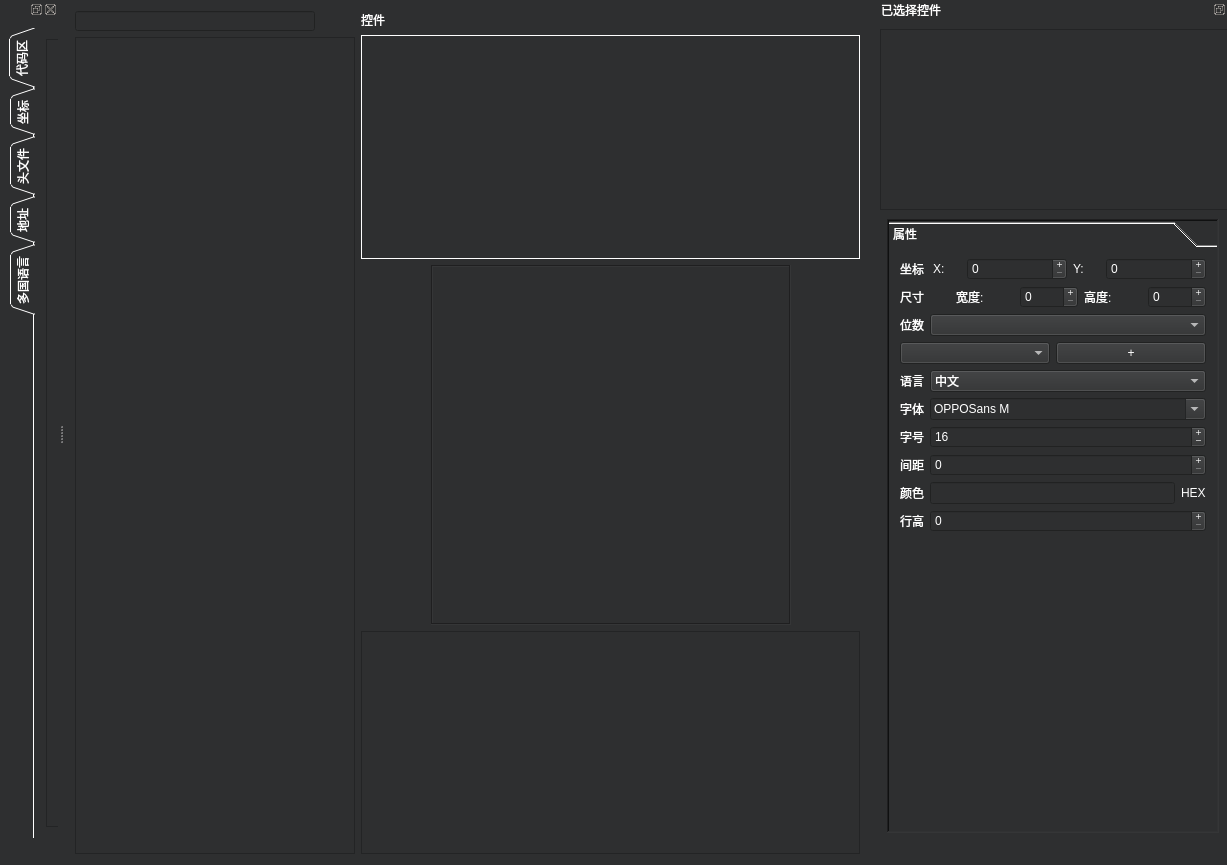
<?xml version="1.0" encoding="UTF-8"?>
<ui version="4.0">
 <class>MainWindow</class>
 <widget class="QMainWindow" name="MainWindow">
  <property name="geometry">
   <rect>
    <x>0</x>
    <y>0</y>
    <width>1227</width>
    <height>865</height>
   </rect>
  </property>
  <property name="minimumSize">
   <size>
    <width>56</width>
    <height>50</height>
   </size>
  </property>
  <property name="windowTitle">
   <string>维亿魄专属 作者:朱振展  V2.1 联系:442446835</string>
  </property>
  <property name="windowIcon">
   <iconset>
    <normaloff>C:/Users/Administrator/Desktop/1.jpg</normaloff>C:/Users/Administrator/Desktop/1.jpg</iconset>
  </property>
  <property name="autoFillBackground">
   <bool>false</bool>
  </property>
  <property name="styleSheet">
   <string notr="true">background-color: rgb(46, 47, 48);
color: rgb(255, 255, 255);</string>
  </property>
  <widget class="QWidget" name="centralWidget">
   <layout class="QGridLayout" name="gridLayout">
    <item row="0" column="0">
     <widget class="QLineEdit" name="lineEdit">
      <property name="sizePolicy">
       <sizepolicy hsizetype="Preferred" vsizetype="Preferred">
        <horstretch>0</horstretch>
        <verstretch>0</verstretch>
       </sizepolicy>
      </property>
      <property name="maximumSize">
       <size>
        <width>240</width>
        <height>20</height>
       </size>
      </property>
      <property name="text">
       <string/>
      </property>
     </widget>
    </item>
    <item row="0" column="1" rowspan="2">
     <layout class="QVBoxLayout" name="verticalLayout_2">
      <item>
       <widget class="QLabel" name="label_47">
        <property name="sizePolicy">
         <sizepolicy hsizetype="Fixed" vsizetype="Fixed">
          <horstretch>0</horstretch>
          <verstretch>0</verstretch>
         </sizepolicy>
        </property>
        <property name="text">
         <string>控件</string>
        </property>
       </widget>
      </item>
      <item>
       <layout class="QVBoxLayout" name="verticalLayout">
        <item>
         <widget class="QListView" name="listView_componnets">
          <property name="contextMenuPolicy">
           <enum>Qt::NoContextMenu</enum>
          </property>
          <property name="frameShape">
           <enum>QFrame::Box</enum>
          </property>
          <property name="frameShadow">
           <enum>QFrame::Plain</enum>
          </property>
          <property name="editTriggers">
           <set>QAbstractItemView::NoEditTriggers</set>
          </property>
          <property name="dragEnabled">
           <bool>true</bool>
          </property>
          <property name="defaultDropAction">
           <enum>Qt::ActionMask</enum>
          </property>
         </widget>
        </item>
        <item>
         <layout class="QHBoxLayout" name="horizontalLayout">
          <item>
           <spacer name="horizontalSpacer_2">
            <property name="orientation">
             <enum>Qt::Horizontal</enum>
            </property>
            <property name="sizeHint" stdset="0">
             <size>
              <width>40</width>
              <height>20</height>
             </size>
            </property>
           </spacer>
          </item>
          <item>
           <widget class="QLabel" name="label_display">
            <property name="minimumSize">
             <size>
              <width>360</width>
              <height>360</height>
             </size>
            </property>
            <property name="maximumSize">
             <size>
              <width>360</width>
              <height>360</height>
             </size>
            </property>
            <property name="acceptDrops">
             <bool>true</bool>
            </property>
            <property name="autoFillBackground">
             <bool>false</bool>
            </property>
            <property name="styleSheet">
             <string notr="true"/>
            </property>
            <property name="frameShape">
             <enum>QFrame::Box</enum>
            </property>
            <property name="frameShadow">
             <enum>QFrame::Sunken</enum>
            </property>
            <property name="text">
             <string/>
            </property>
            <property name="textFormat">
             <enum>Qt::PlainText</enum>
            </property>
            <property name="alignment">
             <set>Qt::AlignLeading|Qt::AlignLeft|Qt::AlignVCenter</set>
            </property>
            <property name="wordWrap">
             <bool>true</bool>
            </property>
           </widget>
          </item>
          <item>
           <spacer name="horizontalSpacer">
            <property name="orientation">
             <enum>Qt::Horizontal</enum>
            </property>
            <property name="sizeHint" stdset="0">
             <size>
              <width>40</width>
              <height>20</height>
             </size>
            </property>
           </spacer>
          </item>
         </layout>
        </item>
        <item>
         <widget class="QListView" name="listView_page">
          <property name="sizePolicy">
           <sizepolicy hsizetype="Expanding" vsizetype="Expanding">
            <horstretch>0</horstretch>
            <verstretch>0</verstretch>
           </sizepolicy>
          </property>
          <property name="minimumSize">
           <size>
            <width>280</width>
            <height>0</height>
           </size>
          </property>
          <property name="font">
           <font>
            <family>微软雅黑 Light</family>
            <pointsize>12</pointsize>
           </font>
          </property>
          <property name="toolTip">
           <string>界面选择</string>
          </property>
          <property name="statusTip">
           <string>界面选择</string>
          </property>
          <property name="whatsThis">
           <string>界面选择</string>
          </property>
          <property name="accessibleName">
           <string/>
          </property>
          <property name="sizeAdjustPolicy">
           <enum>QAbstractScrollArea::AdjustToContentsOnFirstShow</enum>
          </property>
          <property name="dragEnabled">
           <bool>true</bool>
          </property>
          <property name="iconSize">
           <size>
            <width>200</width>
            <height>200</height>
           </size>
          </property>
          <property name="textElideMode">
           <enum>Qt::ElideNone</enum>
          </property>
          <property name="verticalScrollMode">
           <enum>QAbstractItemView::ScrollPerItem</enum>
          </property>
          <property name="flow">
           <enum>QListView::LeftToRight</enum>
          </property>
          <property name="gridSize">
           <size>
            <width>200</width>
            <height>220</height>
           </size>
          </property>
          <property name="viewMode">
           <enum>QListView::IconMode</enum>
          </property>
         </widget>
        </item>
       </layout>
      </item>
     </layout>
    </item>
    <item row="1" column="0">
     <widget class="QListView" name="lv_Page_Select">
      <property name="sizePolicy">
       <sizepolicy hsizetype="Fixed" vsizetype="Expanding">
        <horstretch>0</horstretch>
        <verstretch>0</verstretch>
       </sizepolicy>
      </property>
      <property name="minimumSize">
       <size>
        <width>280</width>
        <height>0</height>
       </size>
      </property>
      <property name="font">
       <font>
        <family>微软雅黑 Light</family>
        <pointsize>12</pointsize>
       </font>
      </property>
      <property name="toolTip">
       <string>界面选择</string>
      </property>
      <property name="statusTip">
       <string>界面选择</string>
      </property>
      <property name="whatsThis">
       <string>界面选择</string>
      </property>
      <property name="accessibleName">
       <string/>
      </property>
      <property name="sizeAdjustPolicy">
       <enum>QAbstractScrollArea::AdjustToContentsOnFirstShow</enum>
      </property>
      <property name="dragEnabled">
       <bool>true</bool>
      </property>
      <property name="iconSize">
       <size>
        <width>200</width>
        <height>200</height>
       </size>
      </property>
      <property name="textElideMode">
       <enum>Qt::ElideNone</enum>
      </property>
      <property name="verticalScrollMode">
       <enum>QAbstractItemView::ScrollPerItem</enum>
      </property>
      <property name="flow">
       <enum>QListView::LeftToRight</enum>
      </property>
      <property name="gridSize">
       <size>
        <width>200</width>
        <height>220</height>
       </size>
      </property>
      <property name="viewMode">
       <enum>QListView::IconMode</enum>
      </property>
     </widget>
    </item>
   </layout>
  </widget>
  <widget class="QDockWidget" name="dockWidget_3">
   <property name="minimumSize">
    <size>
     <width>350</width>
     <height>986</height>
    </size>
   </property>
   <property name="maximumSize">
    <size>
     <width>350</width>
     <height>524287</height>
    </size>
   </property>
   <property name="features">
    <set>QDockWidget::DockWidgetFloatable|QDockWidget::DockWidgetMovable</set>
   </property>
   <property name="windowTitle">
    <string>已选择控件</string>
   </property>
   <attribute name="dockWidgetArea">
    <number>2</number>
   </attribute>
   <widget class="QWidget" name="dockWidgetContents_4">
    <widget class="QToolBox" name="toolBox">
     <property name="geometry">
      <rect>
       <x>10</x>
       <y>200</y>
       <width>332</width>
       <height>614</height>
      </rect>
     </property>
     <property name="maximumSize">
      <size>
       <width>350</width>
       <height>800</height>
      </size>
     </property>
     <property name="layoutDirection">
      <enum>Qt::LeftToRight</enum>
     </property>
     <property name="autoFillBackground">
      <bool>false</bool>
     </property>
     <property name="styleSheet">
      <string notr="true">background-color: rgb(46, 47, 48);
color: rgb(255, 255, 255);</string>
     </property>
     <property name="frameShape">
      <enum>QFrame::WinPanel</enum>
     </property>
     <property name="frameShadow">
      <enum>QFrame::Sunken</enum>
     </property>
     <property name="lineWidth">
      <number>0</number>
     </property>
     <property name="currentIndex">
      <number>0</number>
     </property>
     <property name="tabSpacing">
      <number>0</number>
     </property>
     <widget class="QWidget" name="page_2">
      <property name="geometry">
       <rect>
        <x>0</x>
        <y>0</y>
        <width>476</width>
        <height>555</height>
       </rect>
      </property>
      <attribute name="label">
       <string>属性</string>
      </attribute>
      <layout class="QGridLayout" name="gridLayout_7">
       <item row="5" column="0">
        <layout class="QHBoxLayout" name="horizontalLayout_24">
         <item>
          <widget class="QLabel" name="label_31">
           <property name="sizePolicy">
            <sizepolicy hsizetype="Maximum" vsizetype="Preferred">
             <horstretch>0</horstretch>
             <verstretch>0</verstretch>
            </sizepolicy>
           </property>
           <property name="text">
            <string>字体</string>
           </property>
          </widget>
         </item>
         <item>
          <widget class="QFontComboBox" name="fontComboBox">
           <property name="currentText">
            <string>OPPOSans M</string>
           </property>
          </widget>
         </item>
        </layout>
       </item>
       <item row="7" column="0">
        <layout class="QHBoxLayout" name="horizontalLayout_31">
         <item>
          <widget class="QLabel" name="label_33">
           <property name="sizePolicy">
            <sizepolicy hsizetype="Maximum" vsizetype="Preferred">
             <horstretch>0</horstretch>
             <verstretch>0</verstretch>
            </sizepolicy>
           </property>
           <property name="text">
            <string>间距</string>
           </property>
          </widget>
         </item>
         <item>
          <widget class="QSpinBox" name="spinBox_spacing">
           <property name="minimumSize">
            <size>
             <width>100</width>
             <height>0</height>
            </size>
           </property>
           <property name="focusPolicy">
            <enum>Qt::ClickFocus</enum>
           </property>
           <property name="buttonSymbols">
            <enum>QAbstractSpinBox::PlusMinus</enum>
           </property>
           <property name="correctionMode">
            <enum>QAbstractSpinBox::CorrectToNearestValue</enum>
           </property>
           <property name="keyboardTracking">
            <bool>false</bool>
           </property>
           <property name="value">
            <number>0</number>
           </property>
          </widget>
         </item>
        </layout>
       </item>
       <item row="2" column="0">
        <layout class="QHBoxLayout" name="horizontalLayout_28">
         <item>
          <widget class="QLabel" name="label_24">
           <property name="sizePolicy">
            <sizepolicy hsizetype="Maximum" vsizetype="Maximum">
             <horstretch>0</horstretch>
             <verstretch>0</verstretch>
            </sizepolicy>
           </property>
           <property name="text">
            <string>位数</string>
           </property>
          </widget>
         </item>
         <item>
          <widget class="QComboBox" name="comboBox_number"/>
         </item>
        </layout>
       </item>
       <item row="0" column="0">
        <layout class="QHBoxLayout" name="horizontalLayout_21">
         <item>
          <widget class="QLabel" name="label_25">
           <property name="maximumSize">
            <size>
             <width>50</width>
             <height>30</height>
            </size>
           </property>
           <property name="text">
            <string>坐标</string>
           </property>
          </widget>
         </item>
         <item>
          <widget class="QLabel" name="label_22">
           <property name="maximumSize">
            <size>
             <width>30</width>
             <height>30</height>
            </size>
           </property>
           <property name="text">
            <string>X:</string>
           </property>
          </widget>
         </item>
         <item>
          <widget class="QSpinBox" name="spinBox_cood_x">
           <property name="minimumSize">
            <size>
             <width>100</width>
             <height>0</height>
            </size>
           </property>
           <property name="focusPolicy">
            <enum>Qt::ClickFocus</enum>
           </property>
           <property name="styleSheet">
            <string notr="true">background-color: rgb(46, 47, 48);</string>
           </property>
           <property name="buttonSymbols">
            <enum>QAbstractSpinBox::PlusMinus</enum>
           </property>
           <property name="correctionMode">
            <enum>QAbstractSpinBox::CorrectToNearestValue</enum>
           </property>
           <property name="keyboardTracking">
            <bool>false</bool>
           </property>
           <property name="maximum">
            <number>2000</number>
           </property>
           <property name="value">
            <number>0</number>
           </property>
          </widget>
         </item>
         <item>
          <widget class="QLabel" name="label_23">
           <property name="maximumSize">
            <size>
             <width>30</width>
             <height>35</height>
            </size>
           </property>
           <property name="text">
            <string>Y:</string>
           </property>
          </widget>
         </item>
         <item>
          <widget class="QSpinBox" name="spinBox_cood_y">
           <property name="minimumSize">
            <size>
             <width>100</width>
             <height>0</height>
            </size>
           </property>
           <property name="focusPolicy">
            <enum>Qt::ClickFocus</enum>
           </property>
           <property name="buttonSymbols">
            <enum>QAbstractSpinBox::PlusMinus</enum>
           </property>
           <property name="correctionMode">
            <enum>QAbstractSpinBox::CorrectToNearestValue</enum>
           </property>
           <property name="keyboardTracking">
            <bool>false</bool>
           </property>
           <property name="maximum">
            <number>2000</number>
           </property>
           <property name="value">
            <number>0</number>
           </property>
          </widget>
         </item>
        </layout>
       </item>
       <item row="6" column="0">
        <layout class="QHBoxLayout" name="horizontalLayout_43">
         <item>
          <widget class="QLabel" name="label_29">
           <property name="sizePolicy">
            <sizepolicy hsizetype="Maximum" vsizetype="Preferred">
             <horstretch>0</horstretch>
             <verstretch>0</verstretch>
            </sizepolicy>
           </property>
           <property name="text">
            <string>字号</string>
           </property>
          </widget>
         </item>
         <item>
          <widget class="QSpinBox" name="spinBox_font">
           <property name="minimumSize">
            <size>
             <width>100</width>
             <height>0</height>
            </size>
           </property>
           <property name="focusPolicy">
            <enum>Qt::ClickFocus</enum>
           </property>
           <property name="buttonSymbols">
            <enum>QAbstractSpinBox::PlusMinus</enum>
           </property>
           <property name="correctionMode">
            <enum>QAbstractSpinBox::CorrectToNearestValue</enum>
           </property>
           <property name="keyboardTracking">
            <bool>false</bool>
           </property>
           <property name="value">
            <number>16</number>
           </property>
          </widget>
         </item>
        </layout>
       </item>
       <item row="3" column="0">
        <layout class="QHBoxLayout" name="horizontalLayout_22">
         <item>
          <widget class="QComboBox" name="comboBox_texts"/>
         </item>
         <item>
          <widget class="QPushButton" name="PB_lond_font">
           <property name="text">
            <string>+</string>
           </property>
          </widget>
         </item>
        </layout>
       </item>
       <item row="4" column="0">
        <layout class="QHBoxLayout" name="horizontalLayout_33">
         <item>
          <widget class="QLabel" name="label_21">
           <property name="sizePolicy">
            <sizepolicy hsizetype="Maximum" vsizetype="Preferred">
             <horstretch>0</horstretch>
             <verstretch>0</verstretch>
            </sizepolicy>
           </property>
           <property name="text">
            <string>语言</string>
           </property>
          </widget>
         </item>
         <item>
          <widget class="QComboBox" name="CB_language">
           <item>
            <property name="text">
             <string>中文</string>
            </property>
           </item>
           <item>
            <property name="text">
             <string>英文</string>
            </property>
           </item>
           <item>
            <property name="text">
             <string>日语</string>
            </property>
           </item>
           <item>
            <property name="text">
             <string>韩语</string>
            </property>
           </item>
           <item>
            <property name="text">
             <string>德语</string>
            </property>
           </item>
           <item>
            <property name="text">
             <string>俄语</string>
            </property>
           </item>
           <item>
            <property name="text">
             <string>西班牙语</string>
            </property>
           </item>
           <item>
            <property name="text">
             <string>意大利语</string>
            </property>
           </item>
           <item>
            <property name="text">
             <string>法语</string>
            </property>
           </item>
           <item>
            <property name="text">
             <string>越南语</string>
            </property>
           </item>
           <item>
            <property name="text">
             <string>葡萄牙语</string>
            </property>
           </item>
           <item>
            <property name="text">
             <string>巴西</string>
            </property>
           </item>
           <item>
            <property name="text">
             <string>繁体</string>
            </property>
           </item>
           <item>
            <property name="text">
             <string>波兰语</string>
            </property>
           </item>
           <item>
            <property name="text">
             <string>捷克语</string>
            </property>
           </item>
           <item>
            <property name="text">
             <string>乌克兰</string>
            </property>
           </item>
           <item>
            <property name="text">
             <string>匈牙利</string>
            </property>
           </item>
           <item>
            <property name="text">
             <string>土耳其</string>
            </property>
           </item>
           <item>
            <property name="text">
             <string>印度尼西亚</string>
            </property>
           </item>
           <item>
            <property name="text">
             <string>罗马尼亚</string>
            </property>
           </item>
           <item>
            <property name="text">
             <string>斯洛伐克</string>
            </property>
           </item>
           <item>
            <property name="text">
             <string>克罗地亚</string>
            </property>
           </item>
           <item>
            <property name="text">
             <string>立陶宛</string>
            </property>
           </item>
           <item>
            <property name="text">
             <string>希腊</string>
            </property>
           </item>
           <item>
            <property name="text">
             <string>阿拉伯</string>
            </property>
           </item>
           <item>
            <property name="text">
             <string>瑞典</string>
            </property>
           </item>
           <item>
            <property name="text">
             <string>荷兰</string>
            </property>
           </item>
          </widget>
         </item>
        </layout>
       </item>
       <item row="8" column="0">
        <layout class="QHBoxLayout" name="horizontalLayout_27">
         <item>
          <layout class="QHBoxLayout" name="horizontalLayout_25">
           <item>
            <widget class="QLabel" name="label_30">
             <property name="text">
              <string>颜色</string>
             </property>
            </widget>
           </item>
          </layout>
         </item>
         <item>
          <layout class="QHBoxLayout" name="horizontalLayout_26">
           <item>
            <widget class="QLineEdit" name="lineEdit_2"/>
           </item>
           <item>
            <widget class="QLabel" name="label_13">
             <property name="text">
              <string>HEX</string>
             </property>
            </widget>
           </item>
          </layout>
         </item>
        </layout>
       </item>
       <item row="9" column="0">
        <layout class="QHBoxLayout" name="horizontalLayout_32">
         <item>
          <widget class="QLabel" name="label_34">
           <property name="sizePolicy">
            <sizepolicy hsizetype="Maximum" vsizetype="Preferred">
             <horstretch>0</horstretch>
             <verstretch>0</verstretch>
            </sizepolicy>
           </property>
           <property name="text">
            <string>行高</string>
           </property>
          </widget>
         </item>
         <item>
          <widget class="QSpinBox" name="spinBox_LineHeight">
           <property name="minimumSize">
            <size>
             <width>100</width>
             <height>0</height>
            </size>
           </property>
           <property name="focusPolicy">
            <enum>Qt::ClickFocus</enum>
           </property>
           <property name="buttonSymbols">
            <enum>QAbstractSpinBox::PlusMinus</enum>
           </property>
           <property name="correctionMode">
            <enum>QAbstractSpinBox::CorrectToNearestValue</enum>
           </property>
           <property name="keyboardTracking">
            <bool>false</bool>
           </property>
           <property name="value">
            <number>0</number>
           </property>
          </widget>
         </item>
        </layout>
       </item>
       <item row="1" column="0">
        <layout class="QHBoxLayout" name="horizontalLayout_23">
         <item>
          <widget class="QLabel" name="label_28">
           <property name="sizePolicy">
            <sizepolicy hsizetype="Maximum" vsizetype="Preferred">
             <horstretch>0</horstretch>
             <verstretch>0</verstretch>
            </sizepolicy>
           </property>
           <property name="maximumSize">
            <size>
             <width>50</width>
             <height>30</height>
            </size>
           </property>
           <property name="text">
            <string>尺寸</string>
           </property>
          </widget>
         </item>
         <item>
          <layout class="QHBoxLayout" name="horizontalLayout_20">
           <item>
            <widget class="QLabel" name="label_26">
             <property name="maximumSize">
              <size>
               <width>60</width>
               <height>30</height>
              </size>
             </property>
             <property name="text">
              <string>宽度:</string>
             </property>
            </widget>
           </item>
           <item>
            <widget class="QSpinBox" name="spinBox_width">
             <property name="minimumSize">
              <size>
               <width>50</width>
               <height>0</height>
              </size>
             </property>
             <property name="focusPolicy">
              <enum>Qt::ClickFocus</enum>
             </property>
             <property name="buttonSymbols">
              <enum>QAbstractSpinBox::PlusMinus</enum>
             </property>
             <property name="correctionMode">
              <enum>QAbstractSpinBox::CorrectToNearestValue</enum>
             </property>
             <property name="keyboardTracking">
              <bool>false</bool>
             </property>
             <property name="maximum">
              <number>2000</number>
             </property>
             <property name="value">
              <number>0</number>
             </property>
            </widget>
           </item>
           <item>
            <widget class="QLabel" name="label_27">
             <property name="maximumSize">
              <size>
               <width>60</width>
               <height>30</height>
              </size>
             </property>
             <property name="text">
              <string>高度:</string>
             </property>
            </widget>
           </item>
           <item>
            <widget class="QSpinBox" name="spinBox_height">
             <property name="minimumSize">
              <size>
               <width>50</width>
               <height>0</height>
              </size>
             </property>
             <property name="focusPolicy">
              <enum>Qt::ClickFocus</enum>
             </property>
             <property name="buttonSymbols">
              <enum>QAbstractSpinBox::PlusMinus</enum>
             </property>
             <property name="correctionMode">
              <enum>QAbstractSpinBox::CorrectToNearestValue</enum>
             </property>
             <property name="keyboardTracking">
              <bool>false</bool>
             </property>
             <property name="maximum">
              <number>2000</number>
             </property>
             <property name="value">
              <number>0</number>
             </property>
            </widget>
           </item>
          </layout>
         </item>
        </layout>
       </item>
       <item row="10" column="0">
        <spacer name="verticalSpacer_2">
         <property name="orientation">
          <enum>Qt::Vertical</enum>
         </property>
         <property name="sizeHint" stdset="0">
          <size>
           <width>20</width>
           <height>40</height>
          </size>
         </property>
        </spacer>
       </item>
      </layout>
     </widget>
    </widget>
    <widget class="QTreeView" name="treeView_slelect_items">
     <property name="geometry">
      <rect>
       <x>3</x>
       <y>10</y>
       <width>351</width>
       <height>181</height>
      </rect>
     </property>
     <property name="sizePolicy">
      <sizepolicy hsizetype="Preferred" vsizetype="Preferred">
       <horstretch>0</horstretch>
       <verstretch>0</verstretch>
      </sizepolicy>
     </property>
     <property name="textElideMode">
      <enum>Qt::ElideMiddle</enum>
     </property>
    </widget>
   </widget>
  </widget>
  <widget class="QDockWidget" name="dockWidget">
   <property name="sizePolicy">
    <sizepolicy hsizetype="Expanding" vsizetype="Expanding">
     <horstretch>0</horstretch>
     <verstretch>0</verstretch>
    </sizepolicy>
   </property>
   <property name="autoFillBackground">
    <bool>false</bool>
   </property>
   <attribute name="dockWidgetArea">
    <number>1</number>
   </attribute>
   <widget class="QWidget" name="dockWidgetContents">
    <widget class="QTabWidget" name="tabWidget">
     <property name="geometry">
      <rect>
       <x>9</x>
       <y>9</y>
       <width>185</width>
       <height>810</height>
      </rect>
     </property>
     <property name="sizePolicy">
      <sizepolicy hsizetype="Expanding" vsizetype="Expanding">
       <horstretch>0</horstretch>
       <verstretch>0</verstretch>
      </sizepolicy>
     </property>
     <property name="tabPosition">
      <enum>QTabWidget::West</enum>
     </property>
     <property name="tabShape">
      <enum>QTabWidget::Triangular</enum>
     </property>
     <property name="currentIndex">
      <number>0</number>
     </property>
     <property name="elideMode">
      <enum>Qt::ElideNone</enum>
     </property>
     <property name="usesScrollButtons">
      <bool>false</bool>
     </property>
     <property name="documentMode">
      <bool>true</bool>
     </property>
     <property name="tabBarAutoHide">
      <bool>true</bool>
     </property>
     <widget class="QWidget" name="tab">
      <attribute name="title">
       <string>代码区</string>
      </attribute>
      <layout class="QGridLayout" name="gridLayout_3">
       <item row="0" column="0">
        <widget class="QTextBrowser" name="textBrowser">
         <property name="sizePolicy">
          <sizepolicy hsizetype="Expanding" vsizetype="Expanding">
           <horstretch>0</horstretch>
           <verstretch>0</verstretch>
          </sizepolicy>
         </property>
        </widget>
       </item>
      </layout>
     </widget>
     <widget class="QWidget" name="tab_2">
      <attribute name="title">
       <string>坐标</string>
      </attribute>
      <layout class="QGridLayout" name="gridLayout_4">
       <item row="0" column="0">
        <widget class="QTextBrowser" name="TB_Positon">
         <property name="sizePolicy">
          <sizepolicy hsizetype="Expanding" vsizetype="Expanding">
           <horstretch>0</horstretch>
           <verstretch>0</verstretch>
          </sizepolicy>
         </property>
        </widget>
       </item>
      </layout>
     </widget>
     <widget class="QWidget" name="tab_3">
      <attribute name="title">
       <string>头文件</string>
      </attribute>
      <layout class="QGridLayout" name="gridLayout_5">
       <item row="0" column="0">
        <widget class="QTextBrowser" name="TB_head"/>
       </item>
      </layout>
     </widget>
     <widget class="QWidget" name="tab_4">
      <attribute name="title">
       <string>地址</string>
      </attribute>
      <widget class="QTextBrowser" name="TB_addr">
       <property name="geometry">
        <rect>
         <x>10</x>
         <y>10</y>
         <width>891</width>
         <height>801</height>
        </rect>
       </property>
      </widget>
     </widget>
     <widget class="QWidget" name="tab_5">
      <attribute name="title">
       <string>多国语言</string>
      </attribute>
      <layout class="QGridLayout" name="gridLayout_2"/>
     </widget>
    </widget>
   </widget>
  </widget>
 </widget>
 <layoutdefault spacing="6" margin="11"/>
 <resources/>
 <connections>
  <connection>
   <sender>listView_page</sender>
   <signal>clicked(QModelIndex)</signal>
   <receiver>MainWindow</receiver>
   <slot>on_display_page(QModelIndex)</slot>
   <hints>
    <hint type="sourcelabel">
     <x>439</x>
     <y>312</y>
    </hint>
    <hint type="destinationlabel">
     <x>592</x>
     <y>439</y>
    </hint>
   </hints>
  </connection>
  <connection>
   <sender>PB_lond_font</sender>
   <signal>clicked()</signal>
   <receiver>MainWindow</receiver>
   <slot>on_lond_language_file()</slot>
   <hints>
    <hint type="sourcelabel">
     <x>1516</x>
     <y>494</y>
    </hint>
    <hint type="destinationlabel">
     <x>646</x>
     <y>439</y>
    </hint>
   </hints>
  </connection>
  <connection>
   <sender>CB_language</sender>
   <signal>activated(int)</signal>
   <receiver>MainWindow</receiver>
   <slot>on_select_language_file(int)</slot>
   <hints>
    <hint type="sourcelabel">
     <x>1516</x>
     <y>536</y>
    </hint>
    <hint type="destinationlabel">
     <x>646</x>
     <y>439</y>
    </hint>
   </hints>
  </connection>
  <connection>
   <sender>comboBox_texts</sender>
   <signal>currentIndexChanged(int)</signal>
   <receiver>MainWindow</receiver>
   <slot>on_updata_item_param()</slot>
   <hints>
    <hint type="sourcelabel">
     <x>1285</x>
     <y>489</y>
    </hint>
    <hint type="destinationlabel">
     <x>604</x>
     <y>432</y>
    </hint>
   </hints>
  </connection>
  <connection>
   <sender>spinBox_cood_x</sender>
   <signal>valueChanged(int)</signal>
   <receiver>MainWindow</receiver>
   <slot>on_updata_item_param()</slot>
   <hints>
    <hint type="sourcelabel">
     <x>1313</x>
     <y>357</y>
    </hint>
    <hint type="destinationlabel">
     <x>604</x>
     <y>432</y>
    </hint>
   </hints>
  </connection>
  <connection>
   <sender>spinBox_cood_y</sender>
   <signal>valueChanged(int)</signal>
   <receiver>MainWindow</receiver>
   <slot>on_updata_item_param()</slot>
   <hints>
    <hint type="sourcelabel">
     <x>1516</x>
     <y>357</y>
    </hint>
    <hint type="destinationlabel">
     <x>604</x>
     <y>432</y>
    </hint>
   </hints>
  </connection>
  <connection>
   <sender>spinBox_width</sender>
   <signal>valueChanged(int)</signal>
   <receiver>MainWindow</receiver>
   <slot>on_updata_item_param()</slot>
   <hints>
    <hint type="sourcelabel">
     <x>1313</x>
     <y>399</y>
    </hint>
    <hint type="destinationlabel">
     <x>604</x>
     <y>432</y>
    </hint>
   </hints>
  </connection>
  <connection>
   <sender>spinBox_height</sender>
   <signal>valueChanged(int)</signal>
   <receiver>MainWindow</receiver>
   <slot>on_updata_item_param()</slot>
   <hints>
    <hint type="sourcelabel">
     <x>1515</x>
     <y>399</y>
    </hint>
    <hint type="destinationlabel">
     <x>604</x>
     <y>432</y>
    </hint>
   </hints>
  </connection>
  <connection>
   <sender>treeView_slelect_items</sender>
   <signal>clicked(QModelIndex)</signal>
   <receiver>MainWindow</receiver>
   <slot>on_selected_item(QModelIndex)</slot>
   <hints>
    <hint type="sourcelabel">
     <x>937</x>
     <y>239</y>
    </hint>
    <hint type="destinationlabel">
     <x>604</x>
     <y>432</y>
    </hint>
   </hints>
  </connection>
  <connection>
   <sender>spinBox_font</sender>
   <signal>valueChanged(int)</signal>
   <receiver>MainWindow</receiver>
   <slot>on_updata_item_param()</slot>
   <hints>
    <hint type="sourcelabel">
     <x>1516</x>
     <y>619</y>
    </hint>
    <hint type="destinationlabel">
     <x>494</x>
     <y>432</y>
    </hint>
   </hints>
  </connection>
  <connection>
   <sender>spinBox_spacing</sender>
   <signal>valueChanged(int)</signal>
   <receiver>MainWindow</receiver>
   <slot>on_updata_item_param()</slot>
   <hints>
    <hint type="sourcelabel">
     <x>1196</x>
     <y>647</y>
    </hint>
    <hint type="destinationlabel">
     <x>694</x>
     <y>432</y>
    </hint>
   </hints>
  </connection>
 </connections>
 <slots>
  <slot>on_display_text(QModelIndex)</slot>
  <slot>on_display_page(QModelIndex)</slot>
  <slot>on_select_text(QModelIndex)</slot>
  <slot>on_lond_language_file()</slot>
  <slot>on_select_language_file(int)</slot>
  <slot>on_updata_item_param()</slot>
  <slot>on_selected_item(QModelIndex)</slot>
 </slots>
</ui>
